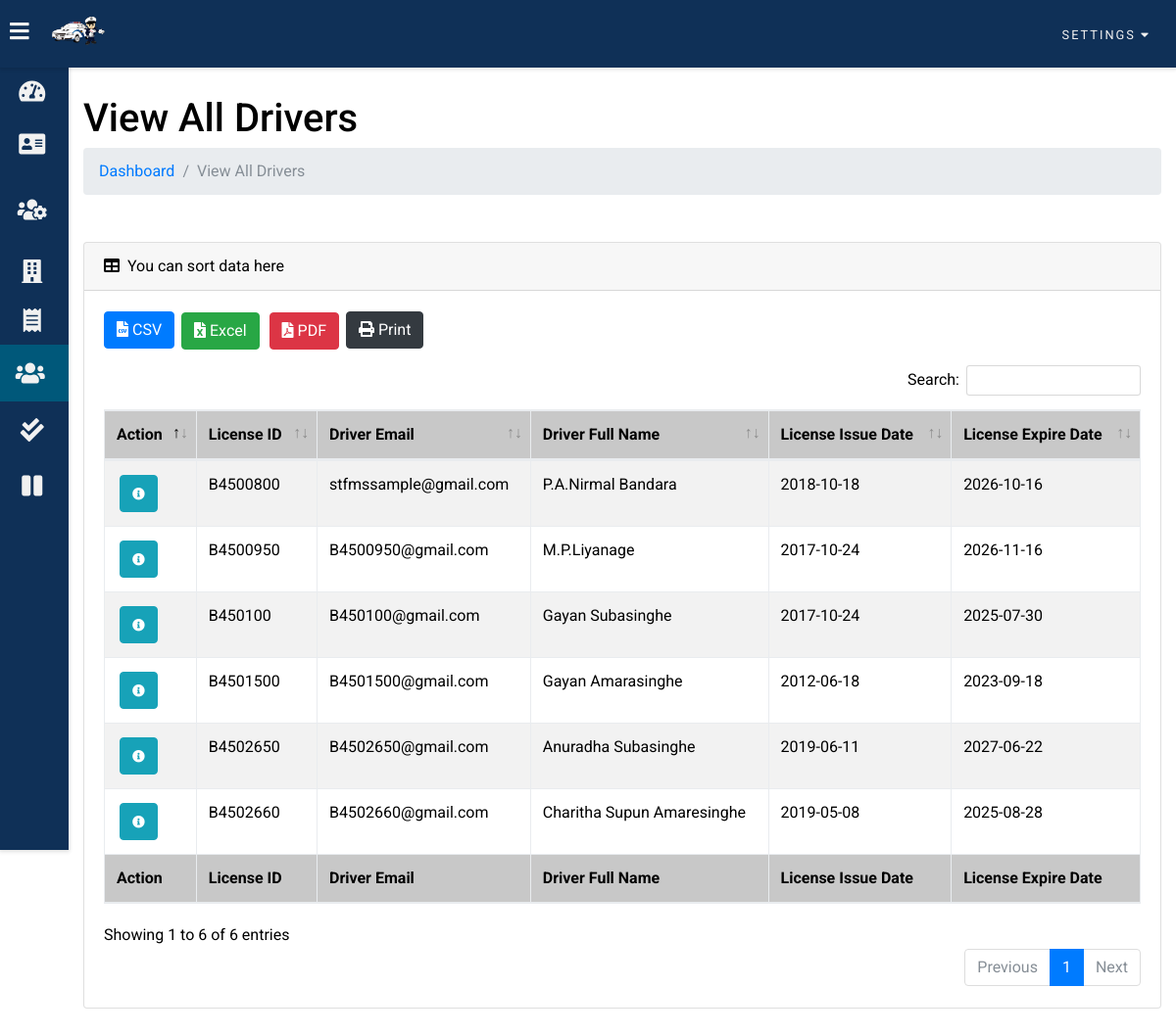
Screenshot of /admin/view_all_drivers.php (signed in) with the database file from the repository.
### tables this page shows
CREATE TABLE `driver` (
  `license_id` varchar(255) NOT NULL,
  `driver_email` varchar(255) NOT NULL,
  `driver_password` varchar(255) NOT NULL,
  `driver_name` varchar(255) NOT NULL,
  `home_address` varchar(255) NOT NULL,
  `license_issue_date` date NOT NULL,
  `license_expire_date` date NOT NULL,
  `class_of_vehicle` varchar(255) NOT NULL,
  `registered_at` date NOT NULL,
  `code` mediumint(50) NOT NULL,
  `status` text NOT NULL
);

### admin/view_all_drivers.php (the view, shortened to what this page needs)
<?php
if (isset($_SESSION['id']) && isset($_SESSION['admin_email'])) {
?>
<!DOCTYPE html>
<html>
<head>
    <?php
        include_once '../includes/header.php';
    ?>
</head>
<body class="overlay-scrollbar">
    <?php
        include 'includes/topNav.php';
    ?>
	<?php
	   include "../connection.php";
	   $sql = "SELECT * FROM driver";
	   $result = mysqli_query($conn, $sql);
   	?>
    <div class="leftsidebar overlay-scrollbar scrollbar-hover">
        <ul class="leftsidebar-nav overlay-scrollbar scrollbar-hover">
            <li class="leftsidebar-nav-item">
                <a href="dashboard.php" class="leftsidebar-nav-link">
                    <div>
                        <i class="fas fa-tachometer-alt"></i>
                    </div>
                </a>
            </li>
            <li class="leftsidebar-nav-item">
                <a href="add_traffic_officer.php" class="leftsidebar-nav-link">
                    <div>
                        <i class="fas fa-address-card"></i>
                    </div>
                </a>
            </li>
            <li class="leftsidebar-nav-item">
                <a href="view_all_traffic_officers.php" class="leftsidebar-nav-link">
                    <div>
                        <i class="fas fa-users-cog"></i>
                    </div>
                </a>
            </li>
            <li class="leftsidebar-nav-item">
                <a href="mtd_account.php" class="leftsidebar-nav-link">
                    <div>
                        <i class="fas fa-building"></i>
                    </div>
                </a>
            </li>
            <li class="leftsidebar-nav-item">
                <a href="fine_tickets.php" class="leftsidebar-nav-link">
                    <div>
                        <i class="fas fa-receipt"></i>
                    </div>
                </a>
            </li>
            <li class="leftsidebar-nav-item">
                <a href="view_all_drivers.php" class="leftsidebar-nav-link active">
                    <div>
                        <i class="fas fa-users"></i>
                    </div>
                </a>
            </li>
            <li class="leftsidebar-nav-item">
                <a href="paid_fine_tickets.php" class="leftsidebar-nav-link">
                    <div>
                        <i class="fas fa-check-double"></i>
                    </div>
                </a>
            </li>
            <li class="leftsidebar-nav-item">
                <a href="pending_fine_tickets.php" class="leftsidebar-nav-link">
                    <div>
                        <i class="fas fa-pause"></i>
                    </div>
                </a>
            </li>
        </ul>
    </div>
    <div class="dashwrapper">
            <div class="container-fluid">
                <h1 class="mt-4">View All Drivers</h1>
                <ol class="breadcrumb mb-4">
                    <li class="breadcrumb-item"><a href="dashboard.php">Dashboard</a></li>
                    <li class="breadcrumb-item active">View All Drivers</li>
                </ol>
                <div class="card mt-5 mb-4">
                    <div class="card-header">
                        <i class="fas fa-table mr-1"></i> You can sort data here
                    </div>
                    <div class="card-body">
                        <div class="table-responsive" id="employee_table">
                            <table class="table table-striped table-bordered" id="dataTable" width="100%" cellspacing="0">
								<thead>
									<tr>
										<th>Action</th>
										<th>License ID</th>
										<th>Driver Email</th>
										<th>Driver Full Name</th>
										<th>License Issue Date</th>
										<th>License Expire Date</th>
									</tr>
								</thead>
								<tfoot>
									<tr>
										<th>Action</th>
										<th>License ID</th>
										<th>Driver Email</th>
										<th>Driver Full Name</th>
										<th>License Issue Date</th>
										<th>License Expire Date</th>
									</tr>
								</tfoot>
								<tbody>
									<?php
									  while($row = mysqli_fetch_array($result))
									  {
									?>
									<tr>
										<td>
											<button type="button" name="view" value="View" id="<?php echo $row["license_id"]; ?>" class="btn btn-info btn-xs view_data"><i class="fas fa-info-circle"></i></button>
										</td>
										<td><?php echo $row["license_id"] ?></td>
										<td><?php echo $row["driver_email"] ?></td>
										<td><?php echo $row["driver_name"] ?></td>
										<td><?php echo $row["license_issue_date"] ?></td>
										<td><?php echo $row["license_expire_date"] ?></td>
									</tr>
									<?php
									  }
									?>
								</tbody>
							</table>
                        </div>
                    </div>
                </div>
            </div>
    </div>
</body>
</html>
<?php
}else{
	header("Location: index.php");
	exit();
}
?>

### assets/css/main.css (style rules this page uses)
:root { --primary-color: #e84545; --warning-color: #431374; --success-color: #d46d31; --danger-color: #1d9e8b; --main-theam-color: #0f3057; --second-theam-color: #00587a; --light-background-color: #ffffff; --cards-background-color: #f1f1f1; --main-text-color: #333333; }
* { box-sizing: border-box; }
body { font-family: 'Roboto', sans-serif; background: var(--main-bg-color); color: var(--main-color); margin: 0; overflow-x: hidden; }
a, a:hover,a:visited, a:focus { text-decoration:none; }
.leftsidebar { width: 70px; height: 100vh; position: fixed; margin-top: 68px; margin-bottom: 750px; background: var(--main-theam-color); box-shadow: rgba(0, 0, 0, 0.12) 0px 1px 4px 1px; overflow-x: hidden; z-index: 100; transition: width .3s; }
.leftsidebar-nav { list-style: none; padding: 0; margin: 0; display: flex; flex-direction: column; align-items: center; height: 100vh; }
.leftsidebar-nav-item { width: 100%; }
.leftsidebar-nav-link { display: flex; text-overflow: hidden; align-items: center; color: var(--cards-background-color); text-decoration: none; font-size: 0.8rem; }
.leftsidebar-nav-link i { font-size: 1.5rem; color: var(--cards-background-color); position: absolute; left: 40%; top: 50%; transform: translate(-50%, -50%); }
.leftsidebar-nav-link div { min-width: 82px; height: 50px; position: relative; }
.leftsidebar-nav-link.active { background: var(--second-theam-color); color: var(--cards-background-color); }
.leftsidebar-nav-link.active div { border-left: 5px solid var(--second-theam-color); }
.leftsidebar-nav-link.active i { color: var(--cards-background-color); margin-left: -5px; }
.dashwrapper { padding: 10px; margin-left: 70px; padding: 75px 0 30px 0; background: var(--light-background-color); transition: margin-left .3s; }
table { border-collapse: collapse; margin: 0 auto; width: 100% !important; }
table td { border-top: 1px solid var(--second-bg-color); padding: 10px; }
table td i { font-size: 0.8rem; text-align: center; }
table th { border-top: 1px solid var(--second-bg-color); border-bottom: 1px solid var(--second-bg-color); padding: 15px 12px; background-color: #c8c8c8; }
#dataTable td, #dataTable th { width: auto !important; }
.btn-info, .btn-warning, .btn-danger, .btn-success { display: inline-block; margin: 2px 3px; }

### rows the page displays
driver: license_id "B4500800", driver_email "stfmssample@gmail.com", driver_name "P.A.Nirmal Bandara", license_issue_date "2018-10-18", license_expire_date "2026-10-16"
driver: license_id "B4500950", driver_email "B4500950@gmail.com", driver_name "M.P.Liyanage", license_issue_date "2017-10-24", license_expire_date "2026-11-16"
driver: license_id "B450100", driver_email "B450100@gmail.com", driver_name "Gayan Subasinghe", license_issue_date "2017-10-24", license_expire_date "2025-07-30"
driver: license_id "B4501500", driver_email "B4501500@gmail.com", driver_name "Gayan Amarasinghe", license_issue_date "2012-06-18", license_expire_date "2023-09-18"
driver: license_id "B4502650", driver_email "B4502650@gmail.com", driver_name "Anuradha Subasinghe", license_issue_date "2019-06-11", license_expire_date "2027-06-22"
driver: license_id "B4502660", driver_email "B4502660@gmail.com", driver_name "Charitha Supun Amaresinghe", license_issue_date "2019-05-08", license_expire_date "2025-08-28"
